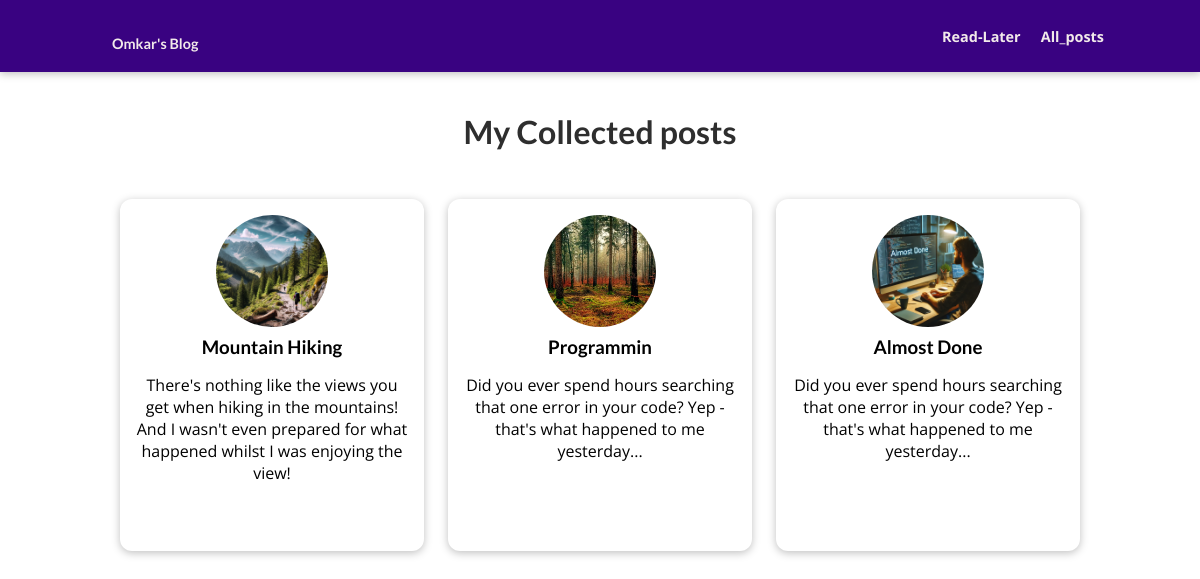
The page /posts on the database its author committed.
### blog/models.py (models this page shows, shortened)
class Post(models.Model):
    title = models.CharField(max_length=100)
    excert = models.CharField(max_length=150)
    image_name = models.ImageField(upload_to="postsfolder",null=True)
    content = models.TextField()
    date = models.DateField(auto_now=True)
    slug = models.SlugField(unique=True)
    content = models.TextField(validators=[
        MinLengthValidator(10)
    ])
    author = models.ForeignKey(Author,on_delete=models.SET_NULL,null=True,related_name="posts")
    tags = models.ManyToManyField(Tag)

### blog/views.py (the view)
# urls.py: path("posts" , views.AllPosts.as_view() , name = "posts-page"),
class AllPosts(ListView):
    template_name = "blog/allposts.html"
    model = Post
    ordering =["-date"]
    context_object_name = "allposts"

### blog/templates/blog/allposts.html (shortened to what this page needs)
{% extends "base.html" %}
{% load static %}
{% block css_files %}
    <link rel="stylesheet" href=" {% static "blog/post.css" %} "/>
    <link rel="stylesheet" href=" {% static "blog/all-posts.css" %} ">
{% endblock  %}
{% block content %}
        <section id="all-posts">
            <h2>My Collected posts</h2>
            <ul>
                {% for post in allposts %}
                {% include "blog/includes/posts.html" %}
                {% endfor %}
            </ul>
        </section>
{% endblock  %}

### blog/templates/blog/includes/posts.html
<li>
    <article class = "post">
            <a href=" {% url "post-detail-page"  post.slug %} ">
                <img src="{{  post.image_name.url }}" alt="{{ post.title }}">
                    <div class="post__content">
                        <h3> {{post.title }} </h3>
                        <p> {{post.excert}}</p>
                    </div>
            </a>
    </article>
</li>

### static/app.css (style rules this page uses)
* { box-sizing: border-box; }
html { font-family: 'Open Sans', 'Lato', sans-serif; }
body { margin: 0; }
h1, h2, h3 { font-family: 'Lato', sans-serif; font-weight: bold; }
#all-posts { margin: 6rem auto; width: 85%; max-width: 50rem; }
#all-posts h2 { text-align: center; font-size: 1.8rem; color: #2e2e2e; margin: 2.5rem 0; }
ul { list-style: none; margin: 0; padding: 0; display: grid; grid-template-columns: repeat(auto-fill, minmax(15rem, 1fr)); gap: 1.2rem; }

### blog/static/blog/post.css (style rules this page uses)
.post { display: flex; flex-direction: column; align-items: center; text-align: center; }
.post a { text-decoration: none; color: black; transition: all 0.2s ease; padding: 1rem; }
.post img { width: 5rem; height: 5rem; object-fit: cover; border-radius: 50%; }
.post h3 { margin: 0.25rem 0; }

### blog/static/blog/all-posts.css (style rules this page uses)
body { background-color: #ffffff; }
#all-posts { margin: 7rem auto; width: 90%; max-width: 60rem; }
#all-posts h2 { text-align: center; font-size: 2rem; color: #2e2e2e; margin: 3rem 0; }
ul { list-style: none; margin: 0; padding: 0; display: grid; grid-template-columns: repeat(auto-fill, minmax(17rem, 1fr)); gap: 1.5rem; }
.post img { width: 7rem; height: 7rem; }
.post a { height: 22rem; transform-origin: center; box-shadow: 0 2px 8px rgba(0, 0, 0, 0.25); border-radius: 12px; background-color: white; }

### rows shown on the page
Post: image_name (picture), title "Mountain Hiking", excert "There's nothing like the views you get when hiking in the mountains! And I wasn't even prepared for what happened whilst I was enjoying the view!"
Post: image_name (picture), title "Programmin", excert "Did you ever spend hours searching that one error in your code? Yep - that's what happened to me yesterday..."
Post: image_name (picture), title "Almost Done", excert "Did you ever spend hours searching that one error in your code? Yep - that's what happened to me yesterday..."
